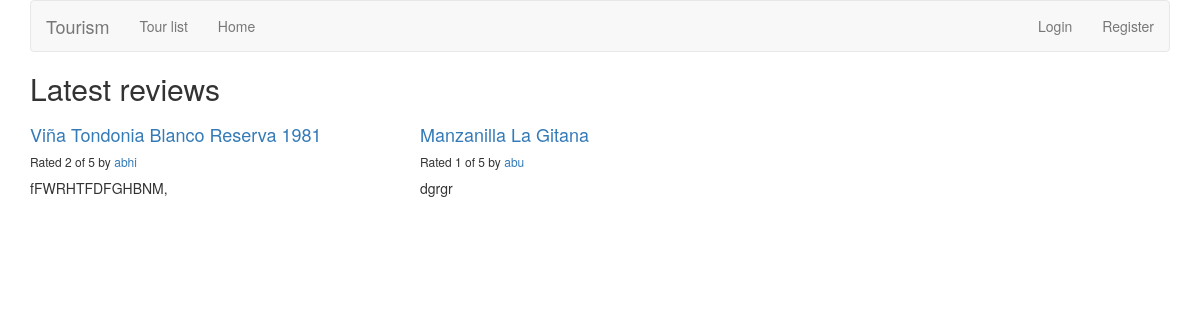
/home/, run on the app's committed database.
### reviews/models.py (models this page shows, shortened)
class Review(models.Model):
    RATING_CHOICES=(
        (1,'1'),
        (2,'2'),
        (3,'3'),
        (4,'4'),
        (5,'5'),
    )
    tour = models.ForeignKey(Tour,on_delete = models.DO_NOTHING)
    pub_date = models.DateTimeField('date published')
    user_name = models.CharField(max_length=100)
    comment = models.CharField(max_length=200)
    rating = models.IntegerField(choices=RATING_CHOICES)

class Tour(models.Model):
    name = models.CharField(max_length=200)

### reviews/views.py (the view)
def review_list(request):
    latest_review_list = Review.objects.order_by('-pub_date')[:9]
    context = {'latest_review_list':latest_review_list}
    return render(request, 'reviews/review_list.html', context)

### reviews/templates/reviews/review_list.html
{% extends 'reviews/base.html' %}
{% block title %}
<h2>Latest reviews</h2>
{% endblock %}
{% block content %}
{% if latest_review_list %}
<div class="row">
    {% for review in latest_review_list %}
    <div class="col-xs-6 col-lg-4">
        <h4><a href="{% url 'reviews:review_detail' review.id %}">
        {{ review.tour.name }}
        </a></h4>
        <h6>Rated {{ review.rating }} of 5 by <a href="{% url 'reviews:user_review_list' review.user_name %}" >{{ review.user_name }}</a></h6>
        <p>{{ review.comment }}</p>
    </div>
    {% endfor %}
</div>
{% else %}
<p>No reviews are available.</p>
{% endif %}
{% endblock %}

### data on the page
Review: tour.name "Viña Tondonia Blanco Reserva 1981", rating "2", user_name "abhi", comment "fFWRHTFDFGHBNM,"
Review: tour.name "Manzanilla La Gitana", rating "1", user_name "abu", comment "dgrgr"
